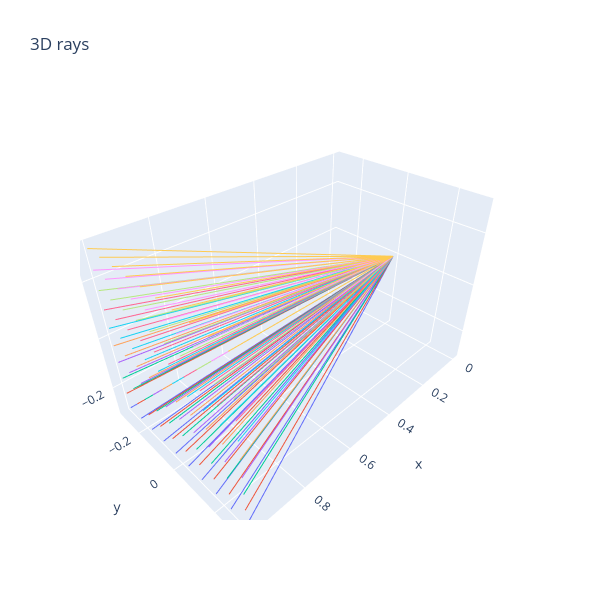

Notebook code for this chart:
### Markdown cell above
### Exercise - implement `make_rays_2d`

> ```yaml
> Difficulty: 🔴🔴🔴⚪⚪
> Importance: 🔵🔵⚪⚪⚪
> 
> You should spend up to 10-20 minutes on this exercise.
> ```

Implement `make_rays_2d` analogously to `make_rays_1d`. The result should look like a pyramid with the tip at the origin.

### Code cell
def make_rays_2d(num_pixels_y: int, num_pixels_z: int, y_limit: float, z_limit: float) -> Float[Tensor, "nrays 2 3"]:
    """
    num_pixels_y: The number of pixels in the y dimension
    num_pixels_z: The number of pixels in the z dimension

    y_limit: At x=1, the rays should extend from -y_limit to +y_limit, inclusive of both.
    z_limit: At x=1, the rays should extend from -z_limit to +z_limit, inclusive of both.

    Returns: shape (num_rays=num_pixels_y * num_pixels_z, num_points=2, num_dims=3).
    """
    rays = t.zeros(num_pixels_y * num_pixels_z, 2, 3)
    t.ones(num_pixels_y * num_pixels_z, out=rays[:, 1, 0])
    ys = t.linspace(-y_limit, y_limit, num_pixels_y)
    zs = t.linspace(-z_limit, z_limit, num_pixels_z)
    rays[:, 1, 1] = einops.repeat(ys, "nys -> (nys nzs)", nzs=num_pixels_z)
    rays[:, 1, 2] = einops.repeat(zs, "nzs -> (nys nzs)", nys=num_pixels_y)
    return rays


rays_2d = make_rays_2d(10, 10, 0.3, 0.3)
render_lines_with_plotly(rays_2d)

### Figure 1 — Plotly figure (JSON) as saved in the notebook; plotly's stock layout.template omitted (floating-point values rounded to 4 significant figures)
{"data": [{"mode": "lines", "type": "scatter3d", "x": [0.0, 1.0], "y": [0.0, -0.3], "z": [0.0, -0.3]}, {"mode": "lines", "type": "scatter3d", "x": [0.0, 1.0], "y": [0.0, -0.3], "z": [0.0, -0.2333]}, {"mode": "lines", "type": "scatter3d", "x": [0.0, 1.0], "y": [0.0, -0.3], "z": [0.0, -0.1667]}, {"mode": "lines", "type": "scatter3d", "x": [0.0, 1.0], "y": [0.0, -0.3], "z": [0.0, -0.1]}, {"mode": "lines", "type": "scatter3d", "x": [0.0, 1.0], "y": [0.0, -0.3], "z": [0.0, -0.03333]}, {"mode": "lines", "type": "scatter3d", "x": [0.0, 1.0], "y": [0.0, -0.3], "z": [0.0, 0.03333]}, {"mode": "lines", "type": "scatter3d", "x": [0.0, 1.0], "y": [0.0, -0.3], "z": [0.0, 0.1]}, {"mode": "lines", "type": "scatter3d", "x": [0.0, 1.0], "y": [0.0, -0.3], "z": [0.0, 0.1667]}, {"mode": "lines", "type": "scatter3d", "x": [0.0, 1.0], "y": [0.0, -0.3], "z": [0.0, 0.2333]}, {"mode": "lines", "type": "scatter3d", "x": [0.0, 1.0], "y": [0.0, -0.3], "z": [0.0, 0.3]}, {"mode": "lines", "type": "scatter3d", "x": [0.0, 1.0], "y": [0.0, -0.2333], "z": [0.0, -0.3]}, {"mode": "lines", "type": "scatter3d", "x": [0.0, 1.0], "y": [0.0, -0.2333], "z": [0.0, -0.2333]}, {"mode": "lines", "type": "scatter3d", "x": [0.0, 1.0], "y": [0.0, -0.2333], "z": [0.0, -0.1667]}, {"mode": "lines", "type": "scatter3d", "x": [0.0, 1.0], "y": [0.0, -0.2333], "z": [0.0, -0.1]}, {"mode": "lines", "type": "scatter3d", "x": [0.0, 1.0], "y": [0.0, -0.2333], "z": [0.0, -0.03333]}, {"mode": "lines", "type": "scatter3d", "x": [0.0, 1.0], "y": [0.0, -0.2333], "z": [0.0, 0.03333]}, {"mode": "lines", "type": "scatter3d", "x": [0.0, 1.0], "y": [0.0, -0.2333], "z": [0.0, 0.1]}, {"mode": "lines", "type": "scatter3d", "x": [0.0, 1.0], "y": [0.0, -0.2333], "z": [0.0, 0.1667]}, {"mode": "lines", "type": "scatter3d", "x": [0.0, 1.0], "y": [0.0, -0.2333], "z": [0.0, 0.2333]}, {"mode": "lines", "type": "scatter3d", "x": [0.0, 1.0], "y": [0.0, -0.2333], "z": [0.0, 0.3]}, {"mode": "lines", "type": "scatter3d", "x": [0.0, 1.0], "y": [0.0, -0.1667], "z": [0.0, -0.3]}, {"mode": "lines", "type": "scatter3d", "x": [0.0, 1.0], "y": [0.0, -0.1667], "z": [0.0, -0.2333]}, {"mode": "lines", "type": "scatter3d", "x": [0.0, 1.0], "y": [0.0, -0.1667], "z": [0.0, -0.1667]}, {"mode": "lines", "type": "scatter3d", "x": [0.0, 1.0], "y": [0.0, -0.1667], "z": [0.0, -0.1]}, {"mode": "lines", "type": "scatter3d", "x": [0.0, 1.0], "y": [0.0, -0.1667], "z": [0.0, -0.03333]}, {"mode": "lines", "type": "scatter3d", "x": [0.0, 1.0], "y": [0.0, -0.1667], "z": [0.0, 0.03333]}, {"mode": "lines", "type": "scatter3d", "x": [0.0, 1.0], "y": [0.0, -0.1667], "z": [0.0, 0.1]}, {"mode": "lines", "type": "scatter3d", "x": [0.0, 1.0], "y": [0.0, -0.1667], "z": [0.0, 0.1667]}, {"mode": "lines", "type": "scatter3d", "x": [0.0, 1.0], "y": [0.0, -0.1667], "z": [0.0, 0.2333]}, {"mode": "lines", "type": "scatter3d", "x": [0.0, 1.0], "y": [0.0, -0.1667], "z": [0.0, 0.3]}, {"mode": "lines", "type": "scatter3d", "x": [0.0, 1.0], "y": [0.0, -0.1], "z": [0.0, -0.3]}, {"mode": "lines", "type": "scatter3d", "x": [0.0, 1.0], "y": [0.0, -0.1], "z": [0.0, -0.2333]}, {"mode": "lines", "type": "scatter3d", "x": [0.0, 1.0], "y": [0.0, -0.1], "z": [0.0, -0.1667]}, {"mode": "lines", "type": "scatter3d", "x": [0.0, 1.0], "y": [0.0, -0.1], "z": [0.0, -0.1]}, {"mode": "lines", "type": "scatter3d", "x": [0.0, 1.0], "y": [0.0, -0.1], "z": [0.0, -0.03333]}, {"mode": "lines", "type": "scatter3d", "x": [0.0, 1.0], "y": [0.0, -0.1], "z": [0.0, 0.03333]}, {"mode": "lines", "type": "scatter3d", "x": [0.0, 1.0], "y": [0.0, -0.1], "z": [0.0, 0.1]}, {"mode": "lines", "type": "scatter3d", "x": [0.0, 1.0], "y": [0.0, -0.1], "z": [0.0, 0.1667]}, {"mode": "lines", "type": "scatter3d", "x": [0.0, 1.0], "y": [0.0, -0.1], "z": [0.0, 0.2333]}, {"mode": "lines", "type": "scatter3d", "x": [0.0, 1.0], "y": [0.0, -0.1], "z": [0.0, 0.3]}, {"mode": "lines", "type": "scatter3d", "x": [0.0, 1.0], "y": [0.0, -0.03333], "z": [0.0, -0.3]}, {"mode": "lines", "type": "scatter3d", "x": [0.0, 1.0], "y": [0.0, -0.03333], "z": [0.0, -0.2333]}, {"mode": "lines", "type": "scatter3d", "x": [0.0, 1.0], "y": [0.0, -0.03333], "z": [0.0, -0.1667]}, {"mode": "lines", "type": "scatter3d", "x": [0.0, 1.0], "y": [0.0, -0.03333], "z": [0.0, -0.1]}, {"mode": "lines", "type": "scatter3d", "x": [0.0, 1.0], "y": [0.0, -0.03333], "z": [0.0, -0.03333]}, {"mode": "lines", "type": "scatter3d", "x": [0.0, 1.0], "y": [0.0, -0.03333], "z": [0.0, 0.03333]}, {"mode": "lines", "type": "scatter3d", "x": [0.0, 1.0], "y": [0.0, -0.03333], "z": [0.0, 0.1]}, {"mode": "lines", "type": "scatter3d", "x": [0.0, 1.0], "y": [0.0, -0.03333], "z": [0.0, 0.1667]}, {"mode": "lines", "type": "scatter3d", "x": [0.0, 1.0], "y": [0.0, -0.03333], "z": [0.0, 0.2333]}, {"mode": "lines", "type": "scatter3d", "x": [0.0, 1.0], "y": [0.0, -0.03333], "z": [0.0, 0.3]}, {"mode": "lines", "type": "scatter3d", "x": [0.0, 1.0], "y": [0.0, 0.03333], "z": [0.0, -0.3]}, {"mode": "lines", "type": "scatter3d", "x": [0.0, 1.0], "y": [0.0, 0.03333], "z": [0.0, -0.2333]}, {"mode": "lines", "type": "scatter3d", "x": [0.0, 1.0], "y": [0.0, 0.03333], "z": [0.0, -0.1667]}, {"mode": "lines", "type": "scatter3d", "x": [0.0, 1.0], "y": [0.0, 0.03333], "z": [0.0, -0.1]}, {"mode": "lines", "type": "scatter3d", "x": [0.0, 1.0], "y": [0.0, 0.03333], "z": [0.0, -0.03333]}, {"mode": "lines", "type": "scatter3d", "x": [0.0, 1.0], "y": [0.0, 0.03333], "z": [0.0, 0.03333]}, {"mode": "lines", "type": "scatter3d", "x": [0.0, 1.0], "y": [0.0, 0.03333], "z": [0.0, 0.1]}, {"mode": "lines", "type": "scatter3d", "x": [0.0, 1.0], "y": [0.0, 0.03333], "z": [0.0, 0.1667]}, {"mode": "lines", "type": "scatter3d", "x": [0.0, 1.0], "y": [0.0, 0.03333], "z": [0.0, 0.2333]}, {"mode": "lines", "type": "scatter3d", "x": [0.0, 1.0], "y": [0.0, 0.03333], "z": [0.0, 0.3]}, {"mode": "lines", "type": "scatter3d", "x": [0.0, 1.0], "y": [0.0, 0.1], "z": [0.0, -0.3]}, {"mode": "lines", "type": "scatter3d", "x": [0.0, 1.0], "y": [0.0, 0.1], "z": [0.0, -0.2333]}, {"mode": "lines", "type": "scatter3d", "x": [0.0, 1.0], "y": [0.0, 0.1], "z": [0.0, -0.1667]}, {"mode": "lines", "type": "scatter3d", "x": [0.0, 1.0], "y": [0.0, 0.1], "z": [0.0, -0.1]}, {"mode": "lines", "type": "scatter3d", "x": [0.0, 1.0], "y": [0.0, 0.1], "z": [0.0, -0.03333]}, {"mode": "lines", "type": "scatter3d", "x": [0.0, 1.0], "y": [0.0, 0.1], "z": [0.0, 0.03333]}, {"mode": "lines", "type": "scatter3d", "x": [0.0, 1.0], "y": [0.0, 0.1], "z": [0.0, 0.1]}, {"mode": "lines", "type": "scatter3d", "x": [0.0, 1.0], "y": [0.0, 0.1], "z": [0.0, 0.1667]}, {"mode": "lines", "type": "scatter3d", "x": [0.0, 1.0], "y": [0.0, 0.1], "z": [0.0, 0.2333]}, {"mode": "lines", "type": "scatter3d", "x": [0.0, 1.0], "y": [0.0, 0.1], "z": [0.0, 0.3]}, {"mode": "lines", "type": "scatter3d", "x": [0.0, 1.0], "y": [0.0, 0.1667], "z": [0.0, -0.3]}, {"mode": "lines", "type": "scatter3d", "x": [0.0, 1.0], "y": [0.0, 0.1667], "z": [0.0, -0.2333]}, {"mode": "lines", "type": "scatter3d", "x": [0.0, 1.0], "y": [0.0, 0.1667], "z": [0.0, -0.1667]}, {"mode": "lines", "type": "scatter3d", "x": [0.0, 1.0], "y": [0.0, 0.1667], "z": [0.0, -0.1]}, {"mode": "lines", "type": "scatter3d", "x": [0.0, 1.0], "y": [0.0, 0.1667], "z": [0.0, -0.03333]}, {"mode": "lines", "type": "scatter3d", "x": [0.0, 1.0], "y": [0.0, 0.1667], "z": [0.0, 0.03333]}, {"mode": "lines", "type": "scatter3d", "x": [0.0, 1.0], "y": [0.0, 0.1667], "z": [0.0, 0.1]}, {"mode": "lines", "type": "scatter3d", "x": [0.0, 1.0], "y": [0.0, 0.1667], "z": [0.0, 0.1667]}, {"mode": "lines", "type": "scatter3d", "x": [0.0, 1.0], "y": [0.0, 0.1667], "z": [0.0, 0.2333]}, {"mode": "lines", "type": "scatter3d", "x": [0.0, 1.0], "y": [0.0, 0.1667], "z": [0.0, 0.3]}, {"mode": "lines", "type": "scatter3d", "x": [0.0, 1.0], "y": [0.0, 0.2333], "z": [0.0, -0.3]}, {"mode": "lines", "type": "scatter3d", "x": [0.0, 1.0], "y": [0.0, 0.2333], "z": [0.0, -0.2333]}, {"mode": "lines", "type": "scatter3d", "x": [0.0, 1.0], "y": [0.0, 0.2333], "z": [0.0, -0.1667]}, {"mode": "lines", "type": "scatter3d", "x": [0.0, 1.0], "y": [0.0, 0.2333], "z": [0.0, -0.1]}, {"mode": "lines", "type": "scatter3d", "x": [0.0, 1.0], "y": [0.0, 0.2333], "z": [0.0, -0.03333]}, {"mode": "lines", "type": "scatter3d", "x": [0.0, 1.0], "y": [0.0, 0.2333], "z": [0.0, 0.03333]}, {"mode": "lines", "type": "scatter3d", "x": [0.0, 1.0], "y": [0.0, 0.2333], "z": [0.0, 0.1]}, {"mode": "lines", "type": "scatter3d", "x": [0.0, 1.0], "y": [0.0, 0.2333], "z": [0.0, 0.1667]}, {"mode": "lines", "type": "scatter3d", "x": [0.0, 1.0], "y": [0.0, 0.2333], "z": [0.0, 0.2333]}, {"mode": "lines", "type": "scatter3d", "x": [0.0, 1.0], "y": [0.0, 0.2333], "z": [0.0, 0.3]}, {"mode": "lines", "type": "scatter3d", "x": [0.0, 1.0], "y": [0.0, 0.3], "z": [0.0, -0.3]}, {"mode": "lines", "type": "scatter3d", "x": [0.0, 1.0], "y": [0.0, 0.3], "z": [0.0, -0.2333]}, {"mode": "lines", "type": "scatter3d", "x": [0.0, 1.0], "y": [0.0, 0.3], "z": [0.0, -0.1667]}, {"mode": "lines", "type": "scatter3d", "x": [0.0, 1.0], "y": [0.0, 0.3], "z": [0.0, -0.1]}, {"mode": "lines", "type": "scatter3d", "x": [0.0, 1.0], "y": [0.0, 0.3], "z": [0.0, -0.03333]}, {"mode": "lines", "type": "scatter3d", "x": [0.0, 1.0], "y": [0.0, 0.3], "z": [0.0, 0.03333]}, {"mode": "lines", "type": "scatter3d", "x": [0.0, 1.0], "y": [0.0, 0.3], "z": [0.0, 0.1]}, {"mode": "lines", "type": "scatter3d", "x": [0.0, 1.0], "y": [0.0, 0.3], "z": [0.0, 0.1667]}, {"mode": "lines", "type": "scatter3d", "x": [0.0, 1.0], "y": [0.0, 0.3], "z": [0.0, 0.2333]}, {"mode": "lines", "type": "scatter3d", "x": [0.0, 1.0], "y": [0.0, 0.3], "z": [0.0, 0.3]}], "layout": {"height": 600, "showlegend": false, "title": {"text": "3D rays"}, "width": 600}}
